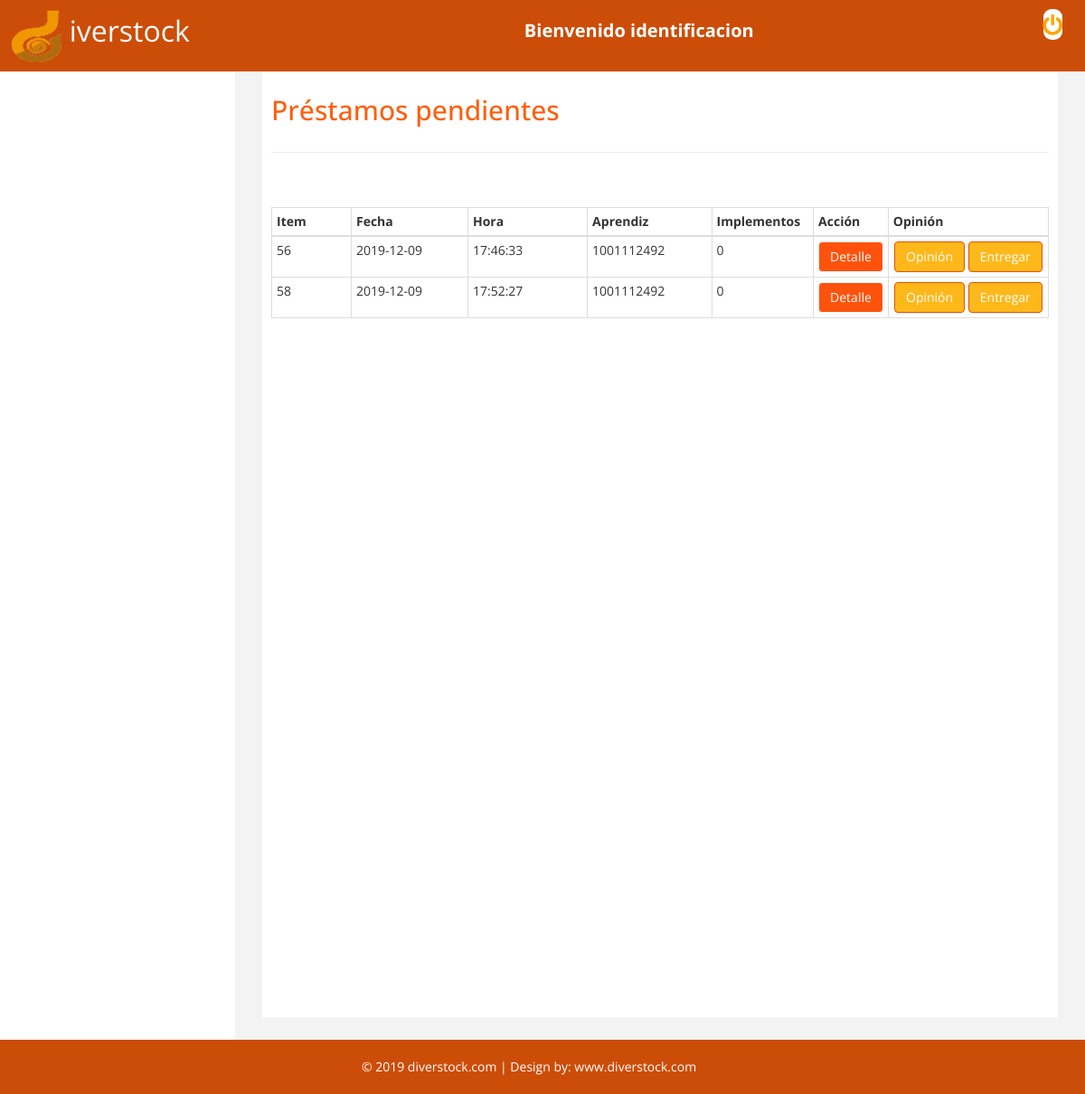
Page /diverstock/view/entregar_prestamo.php (signed in) on the committed database.
### tables this page shows
CREATE TABLE `prestamo` (
  `id_prestamo` int(11) NOT NULL,
  `fecha_prestamo` date NOT NULL,
  `hora_prestamo` time NOT NULL,
  `estado` char(1) DEFAULT 'A',
  `numidentifi_persona` int(11) DEFAULT NULL
);

### diverstock/view/entregar_prestamo.php (the view, shortened to what this page needs)
<!DOCTYPE html>
<html xmlns="http://www.w3.org/1999/xhtml">
<head><script src="../assets/js/myjava.js"></script></head>
<?php include FOLDER_TEMPLATE."head.php";?>
<body>
    <div id="wrapper">
       <?php include FOLDER_TEMPLATE."top.php";?>
        <div id="page-wrapper">
            <div id="page-inner">
              <?php require_once'../controllers/processpretamo.php'; ?>
                <div class="row">
                    <div class="col-md-12">
                     <h2>Préstamos pendientes</h2>
                    </div>
                </div>
                  <hr />
                  <form action="../controllers/processpretamo.php" method="POST">
                   <br>
                   <br>
                   <section>
                   <table class="table table-bordered table-condensed table-hover">
                       <thead>
                           <tr>
                               <th width="100px">Item</th>
                               <th width="150px">Fecha</th>
                               <th width="150px">Hora</th>
                               <th width="150px">Aprendiz</th>
                               <th width="115px">Implementos</th>
                               <th width="65px">Acción</th>
                               <th width="200px">Opinión</th>
                           </tr>
                       </thead>
                       <?php $mysqli=new mysqli('localhost', 'root', '', 'diverstock') or die(mysqli_error($mysqli));
    $sql=$mysqli->query("SELECT * FROM prestamo WHERE estado='P'");
    $item=0; ?>
    <?php if(mysqli_num_rows($sql)>0){ ?>
      <?php while($mostrar=mysqli_fetch_array($sql)): ?>
        <?php $elemen=mysqli_num_rows($mysqli->query("SELECT * FROM detalle_prestamo where id_prestamo='".$mostrar['id_prestamo']."'")); ?>
                      <tr>
                        <td name="presta"><?php echo $mostrar['id_prestamo'];?></td>
                        <td><?php echo $mostrar['fecha_prestamo'];?></td>
                        <td><?php echo $mostrar['hora_prestamo'];?></td>
                        <td><?php echo $mostrar['numidentifi_persona'];?></td>
                        <td><?php echo $elemen;?></td>
                        <td><a href="detalle.php?detalle=<?php echo $mostrar['id_prestamo'] ?>" class="btn btn-danger">Detalle</a></td>
                        <td><center><a href="opinion.php?prestamo=<?php echo $mostrar['id_prestamo'] ?>" class="btn btn-info">Opinión</a>
                          <a href="entregar_prestamo.php?presta=<?php echo $mostrar['id_prestamo'];?>" class="btn btn-info">Entregar</a></center></td>
                      </tr>
                      <?php endwhile; ?>
                    <?php } ?>
                   </table>
                   </section>
                     </form>
    </div>
            </div>
        </div>
        <?php include FOLDER_TEMPLATE."footer.php";?>
</body>
</html>

### diverstock/assets/css/custom.css (style rules this page uses)
body { font-family: 'Open Sans', sans-serif; margin: 0; }
#wrapper { width: 100%; margin-top:50px; }
#page-wrapper { padding: 15px 15px; min-height: 600px; background:#F3F3F3; }
#page-inner { width:100%; margin:10px 20px 10px 0px; background-color: #fff; padding:10px; min-height:1050px; }
@media (min-width:768px) { #page-wrapper { margin: 0 0 0 260px; padding: 15px 30px; min-height: 1050px; } }

### rows in the picture
prestamo: id_prestamo "56", fecha_prestamo "2019-12-09", hora_prestamo "17:46:33", numidentifi_persona "1001112492", elemen "0"
prestamo: id_prestamo "58", fecha_prestamo "2019-12-09", hora_prestamo "17:52:27", numidentifi_persona "1001112492", elemen "0"
